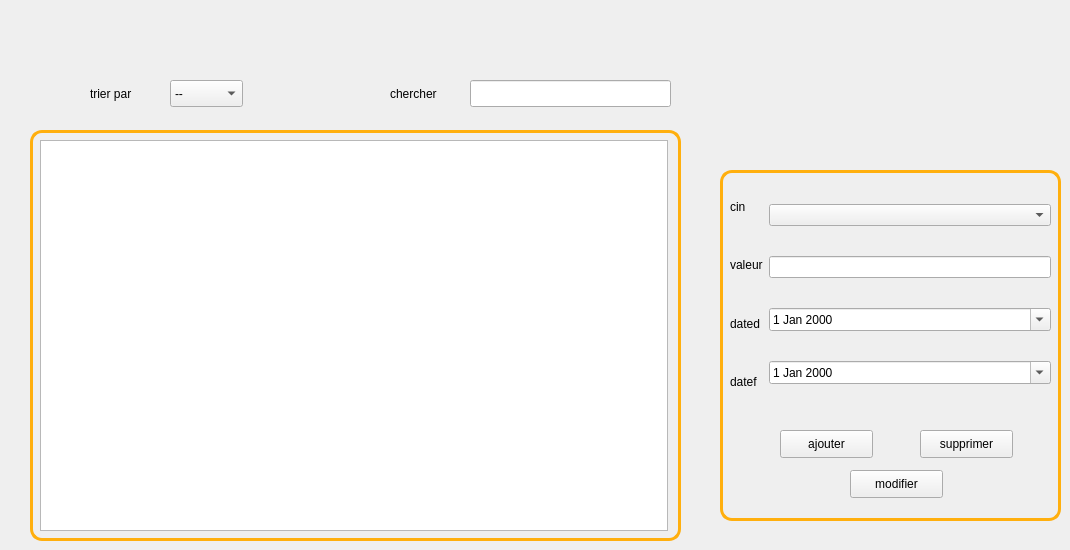
        <widget class="QWidget" name="page_2">
         <widget class="QTableView" name="tabfidelite">
          <property name="geometry">
           <rect>
            <x>40</x>
            <y>140</y>
            <width>628</width>
            <height>391</height>
           </rect>
          </property>
          <property name="styleSheet">
           <string notr="true"/>
          </property>
         </widget>
         <widget class="QWidget" name="horizontalLayoutWidget_2">
          <property name="geometry">
           <rect>
            <x>730</x>
            <y>180</y>
            <width>321</width>
            <height>228</height>
           </rect>
          </property>
          <layout class="QHBoxLayout" name="horizontalLayout_5">
           <item>
            <layout class="QVBoxLayout" name="verticalLayout_10">
             <item>
              <widget class="QLabel" name="label_33">
               <property name="text">
                <string>cin</string>
               </property>
              </widget>
             </item>
             <item>
              <widget class="QLabel" name="label_29">
               <property name="text">
                <string>valeur</string>
               </property>
              </widget>
             </item>
             <item>
              <widget class="QLabel" name="label_30">
               <property name="text">
                <string>dated</string>
               </property>
              </widget>
             </item>
             <item>
              <widget class="QLabel" name="label_31">
               <property name="text">
                <string>datef</string>
               </property>
              </widget>
             </item>
            </layout>
           </item>
           <item>
            <layout class="QVBoxLayout" name="verticalLayout_11">
             <item>
              <widget class="QLabel" name="label_28">
               <property name="text">
                <string/>
               </property>
              </widget>
             </item>
             <item>
              <widget class="QComboBox" name="cinf">
               <property name="styleSheet">
                <string notr="true"/>
               </property>
              </widget>
             </item>
             <item>
              <widget class="QLabel" name="label_60">
               <property name="text">
                <string/>
               </property>
              </widget>
             </item>
             <item>
              <widget class="QLineEdit" name="valeurfid">
               <property name="styleSheet">
                <string notr="true"/>
               </property>
              </widget>
             </item>
             <item>
              <widget class="QLabel" name="labelvaleur">
               <property name="styleSheet">
                <string notr="true">color:#C21807;</string>
               </property>
               <property name="text">
                <string/>
               </property>
              </widget>
             </item>
             <item>
              <widget class="QDateEdit" name="dated">
               <property name="styleSheet">
                <string notr="true"/>
               </property>
               <property name="calendarPopup">
                <bool>true</bool>
               </property>
              </widget>
             </item>
             <item>
              <widget class="QLabel" name="labeldated">
               <property name="styleSheet">
                <string notr="true">color:#C21807;</string>
               </property>
               <property name="text">
                <string/>
               </property>
              </widget>
             </item>
             <item>
              <widget class="QDateEdit" name="datef">
               <property name="styleSheet">
                <string notr="true"/>
               </property>
               <property name="calendarPopup">
                <bool>true</bool>
               </property>
              </widget>
             </item>
             <item>
              <widget class="QLabel" name="labeldatef">
               <property name="styleSheet">
                <string notr="true">color:#C21807;</string>
               </property>
               <property name="text">
                <string/>
               </property>
              </widget>
             </item>
            </layout>
           </item>
          </layout>
         </widget>
         <widget class="QLabel" name="label_32">
          <property name="geometry">
           <rect>
            <x>90</x>
            <y>70</y>
            <width>71</width>
            <height>48</height>
           </rect>
          </property>
          <property name="text">
           <string>trier par</string>
          </property>
         </widget>
         <widget class="QComboBox" name="comboBoxf">
          <property name="geometry">
           <rect>
            <x>170</x>
            <y>80</y>
            <width>73</width>
            <height>27</height>
           </rect>
          </property>
          <property name="styleSheet">
           <string notr="true"/>
          </property>
          <item>
           <property name="text">
            <string>--</string>
           </property>
          </item>
          <item>
           <property name="text">
            <string>cin</string>
           </property>
          </item>
          <item>
           <property name="text">
            <string>age</string>
           </property>
          </item>
          <item>
           <property name="text">
            <string>nom</string>
           </property>
          </item>
          <item>
           <property name="text">
            <string>prenom</string>
           </property>
          </item>
          <item>
           <property name="text">
            <string>tel</string>
           </property>
          </item>
         </widget>
         <widget class="QLabel" name="label_14">
          <property name="geometry">
           <rect>
            <x>390</x>
            <y>70</y>
            <width>71</width>
            <height>48</height>
           </rect>
          </property>
          <property name="text">
           <string>chercher</string>
          </property>
         </widget>
         <widget class="QLineEdit" name="lineEditrecherchef">
          <property name="geometry">
           <rect>
            <x>470</x>
            <y>80</y>
            <width>201</width>
            <height>27</height>
           </rect>
          </property>
          <property name="styleSheet">
           <string notr="true"/>
          </property>
          <property name="text">
           <string/>
          </property>
         </widget>
         <widget class="QLabel" name="label_15">
          <property name="geometry">
           <rect>
            <x>720</x>
            <y>170</y>
            <width>341</width>
            <height>351</height>
           </rect>
          </property>
          <property name="styleSheet">
           <string notr="true">background-color: transparent;
border-radius: 12px;
border-color: rgb(255, 175, 14);
	padding: 5px;
border-width: 3px;
border-style: solid ;</string>
          </property>
          <property name="text">
           <string/>
          </property>
         </widget>
         <widget class="QPushButton" name="ajouterfid">
          <property name="geometry">
           <rect>
            <x>780</x>
            <y>430</y>
            <width>93</width>
            <height>28</height>
           </rect>
          </property>
          <property name="styleSheet">
           <string notr="true"/>
          </property>
          <property name="text">
           <string>ajouter</string>
          </property>
          <property name="icon">
           <iconset>
            <normaloff>:/theme_normal/ajouter.png</normaloff>:/theme_normal/ajouter.png</iconset>
          </property>
         </widget>
         <widget class="QPushButton" name="supprimerfid">
          <property name="geometry">
           <rect>
            <x>920</x>
            <y>430</y>
            <width>93</width>
            <height>28</height>
           </rect>
          </property>
          <property name="styleSheet">
           <string notr="true"/>
          </property>
          <property name="text">
           <string>supprimer</string>
          </property>
          <property name="icon">
           <iconset>
            <normaloff>:/theme_normal/supprimer.png</normaloff>:/theme_normal/supprimer.png</iconset>
          </property>
         </widget>
         <widget class="QLineEdit" name="idfid">
          <property name="enabled">
           <bool>false</bool>
          </property>
          <property name="geometry">
           <rect>
            <x>460</x>
            <y>170</y>
            <width>204</width>
            <height>22</height>
           </rect>
          </property>
          <property name="styleSheet">
           <string notr="true"/>
          </property>
         </widget>
         <widget class="QPushButton" name="modifierfid">
          <property name="geometry">
           <rect>
            <x>850</x>
            <y>470</y>
            <width>93</width>
            <height>28</height>
           </rect>
          </property>
          <property name="text">
           <string>modifier</string>
          </property>
          <property name="icon">
           <iconset>
            <normaloff>:/theme_normal/supprimer.png</normaloff>:/theme_normal/supprimer.png</iconset>
          </property>
         </widget>
         <widget class="QLabel" name="label_100">
          <property name="geometry">
           <rect>
            <x>30</x>
            <y>130</y>
            <width>651</width>
            <height>411</height>
           </rect>
          </property>
          <property name="styleSheet">
           <string notr="true">background-color: transparent;
border-radius: 12px;
border-color: rgb(255, 175, 14);
	padding: 5px;
border-width: 3px;
border-style: solid ;</string>
          </property>
          <property name="text">
           <string/>
          </property>
         </widget>
         <zorder>label_100</zorder>
         <zorder>idfid</zorder>
         <zorder>label_15</zorder>
         <zorder>tabfidelite</zorder>
         <zorder>horizontalLayoutWidget_2</zorder>
         <zorder>label_32</zorder>
         <zorder>comboBoxf</zorder>
         <zorder>label_14</zorder>
         <zorder>lineEditrecherchef</zorder>
         <zorder>ajouterfid</zorder>
         <zorder>supprimerfid</zorder>
         <zorder>modifierfid</zorder>
        </widget>
